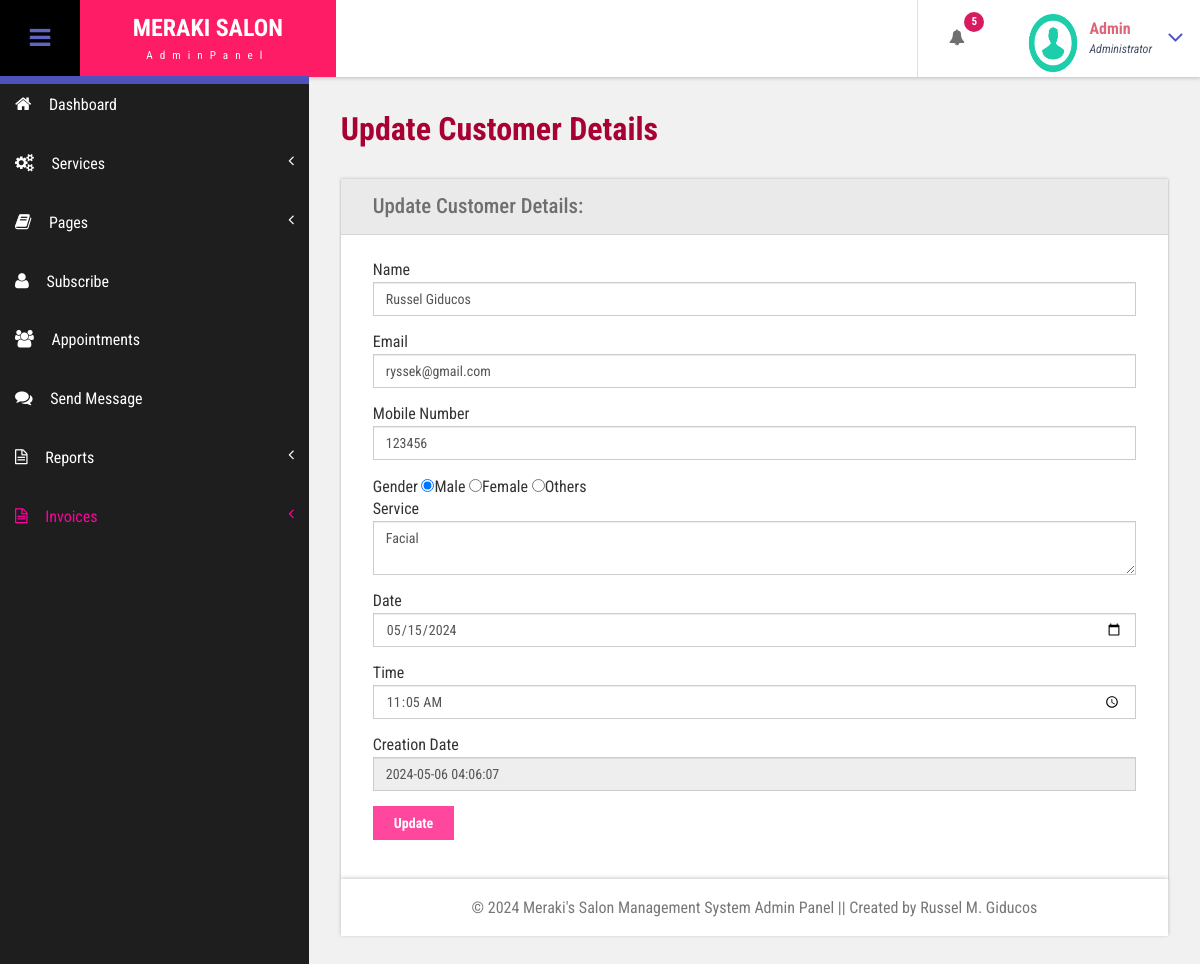
/admin/edit-customer-detailed.php?editid=49 (signed in), run on the app's committed database.
### tables this page shows
CREATE TABLE `tblcustomers` (
  `ID` int(10) NOT NULL,
  `Name` varchar(120) DEFAULT NULL,
  `Email` varchar(200) DEFAULT NULL,
  `MobileNumber` bigint(11) DEFAULT NULL,
  `AptNumber` varchar(120) DEFAULT NULL,
  `Gender` enum('Female','Male','Others') DEFAULT NULL,
  `app_date` varchar(120) DEFAULT NULL,
  `app_time` varchar(120) DEFAULT NULL,
  `Details` mediumtext DEFAULT NULL,
  `CreationDate` timestamp NULL DEFAULT current_timestamp()
);

### admin/edit-customer-detailed.php (the view, shortened to what this page needs)
<?php
include ('includes/dbconnection.php');
if (strlen($_SESSION['bpmsaid'] == 0)) {
	header('location:logout.php');
} else {
	?>
	<!DOCTYPE HTML>
	<html>
	<head>
		<link href="css/bootstrap.css" rel='stylesheet' type='text/css' />
		<link href="css/style.css" rel='stylesheet' type='text/css' />
		<link href="css/font-awesome.css" rel="stylesheet">
		<link href="css/animate.css" rel="stylesheet" type="text/css" media="all">
		<link href="css/custom.css" rel="stylesheet">
	</head>
	<body class="cbp-spmenu-push">
		<div class="main-content">
			<?php include_once ('includes/sidebar.php'); ?>
			<?php include_once ('includes/header.php'); ?>
			<div id="page-wrapper">
				<div class="main-page">
					<div class="forms">
						<h3 class="title1">Update Customer Details</h3>
						<div class="form-grids row widget-shadow" data-example-id="basic-forms">
							<div class="form-title">
								<h4>Update Customer Details:</h4>
							</div>
							<div class="form-body">
								<form method="post">
									<?php
									$cid = $_GET['editid'];
									$ret = mysqli_query($con, "select * from  tblcustomers where ID='$cid'");
									while ($row = mysqli_fetch_array($ret)) {
										?>
										<div class="form-group"> <label for="exampleInputEmail1">Name</label> <input type="text"
												class="form-control" id="name" name="name" value="<?php echo $row['Name']; ?>" required="true">
										</div>
										<div class="form-group"> <label for="exampleInputPassword1">Email</label> <input type="text" id="email"
												name="email" class="form-control" value="<?php echo $row['Email']; ?>" required="true"> </div>
										<div class="form-group"> <label for="exampleInputPassword1">Mobile Number</label> <input type="text"
												id="mobilenum" name="mobilenum" class="form-control" value="<?php echo $row['MobileNumber']; ?>"
												required="true"> </div>
										<div class="form-group"> <label for="exampleInputPassword1">Gender</label>
											<?php if ($row['Gender'] == "Male") { ?><input type="radio" id="gender" name="gender" value="Male"
													checked="true">Male
												<input type="radio" name="gender" value="Female">Female
												<input type="radio" name="gender" value="Others">Others
											<?php } ?>
											<div class="form-group"> <label for="exampleInputEmail1">Service</label> <textarea type="text"
													class="form-control" id="details" name="details" placeholder="Details" required="true" rows="2"
													cols="4"><?php echo $row['Details']; ?></textarea> </div>
											<div class="form-group service-input">
												<label for="details">Date</label>
												<input type="date" class="form-control" name="date" value="<?php echo $row['app_date']; ?>">
											</div>
											<div class="form-group service-input">
												<label for="details">Time</label>
												<input type="time" class="form-control" name="time" value="<?php echo $row['app_time']; ?>">
											</div>
											<div class="form-group"> <label for="exampleInputPassword1">Creation Date</label>
												<input type="text" id="" name="" class="form-control" value="<?php echo $row['CreationDate']; ?>"
													readonly='true'>
											</div>
										<?php } ?>
										<button type="submit" name="submit" class="btn btn-default">Update</button>
								</form>
							</div>
						</div>
					</div>
				</div>
				<?php include_once ('includes/footer.php'); ?>
			</div>
	</body>
	</html>
<?php } ?>

### admin/includes/header.php (shortened to what this page needs)
<div class="sticky-header header-section ">
  <div class="header-left">
    <button id="showLeftPush"><i class="fa fa-bars"></i></button>
    <div class="logo">
      <a href="dashboard.php">
        <h1>MERAKI SALON</h1>
        <span>AdminPanel</span>
      </a>
    </div>
  </div>
  <div class="header-right">
    <div class="profile_details_left">
      <ul class="nofitications-dropdown">
        <?php
        $ret1 = mysqli_query($con, "select ID,Name from tblcustomers ORDER BY ID DESC");
        $num = mysqli_num_rows($ret1);
        ?>
        <li class="dropdown head-dpdn">
          <a href="#" class="dropdown-toggle" data-toggle="dropdown" aria-expanded="false"><i
              class="fa fa-bell"></i><span class="badge blue"><?php echo $num; ?></span></a>
        </li>
      </ul>
      <div class="clearfix"> </div>
    </div>
    <div class="profile_details">
      <?php
      $adid = $_SESSION['bpmsaid'];
      $ret = mysqli_query($con, "select AdminName from tbladmin where ID='$adid'");
      $row = mysqli_fetch_array($ret);
      $name = $row['AdminName'];
      ?>
      <ul>
        <li class="dropdown profile_details_drop">
          <a href="#" class="dropdown-toggle" data-toggle="dropdown" aria-expanded="false">
            <div class="profile_img">
              <span class="prfil-img"><img src="images/download (1).png" alt="" width="50" height="60"> </span>
              <div class="user-name">
                <p><?php echo $name; ?></p>
                <span>Administrator</span>
              </div>
              <i class="fa fa-angle-down lnr"></i>
              <div class="clearfix"></div>
            </div>
          </a>
        </li>
      </ul>
    </div>
  </div>
  <div class="clearfix"> </div>
</div>

### admin/css/style.css (style rules this page uses)
h4, h5, h6, h1, h2, h3 { margin: 0; }
ul, ol { margin: 0; }
p { margin: 0; }
html, body { font-family: "Roboto Condensed", sans-serif; font-size: 100%; overflow-x: hidden; background: #fff; }
body a { transition: 0.5s all ease; -webkit-transition: 0.5s all ease; -moz-transition: 0.5s all ease; -o-transition: 0.5s all ease; -ms-transition: 0.5s all ease; text-decoration: none; }
h1, h2, h3, h4, h5, h6 { margin: 0; }
ul, label { margin: 0; padding: 0; }
.main-content { position: relative; }
.sticky-header { position: fixed; top: 0; left: 0px; width: 100%; z-index: 100; }
.header-section { background: #fff; box-shadow: 1px 1px 4px rgba(0, 0, 0, 0.21); -webkit-box-shadow: 1px 1px 4px rgba(0, 0, 0, 0.21); -moz-box-shadow: 1px 1px 4px rgba(0, 0, 0, 0.21); -o-box-shadow: 1px 1px 4px rgba(0, 0, 0, 0.21); }
.header-section::after { clear: both; display: block; content: ""; }
.header-left { float: left; width: 45%; }
.header-right { float: right; }
button#showLeftPush { font-size: 1.5em; width: 80px; padding: 0.87em 0; text-align: center; cursor: pointer; float: left; color: #ffffff; -moz-transition: all 0.2s ease-out 0s; -webkit-transition: all 0.2s ease-out 0s; transition: all 0.2s ease-out 0s; border: none; background-color: #000000; outline: none; }
.cbp-spmenu-push { overflow-x: hidden; position: relative; }
.cbp-spmenu, .cbp-spmenu-push { -webkit-transition: all 0.3s ease; -moz-transition: all 0.3s ease; transition: all 0.3s ease; }
.cbp-spmenu-push div#page-wrapper { margin: 0 0 0 19.3em; transition: 0.5s all; -webkit-transition: 0.5s all; -moz-transition: 0.5s all; }
.fa { display: inline-block; font-family: FontAwesome; font-style: normal; font-weight: normal; line-height: 1; -webkit-font-smoothing: antialiased; -moz-osx-font-smoothing: grayscale; }
.logo { background: #ff1c66; text-align: center; float: left; }
.logo a { padding: 0.9em 3.3em 0.7em; display: block; text-decoration: none; }
.logo a h1 { color: #fff; font-size: 1.5em; line-height: 1.2em; font-weight: 700; }
.logo a span { color: #f8f8f8; font-size: 0.7em; text-align: center; letter-spacing: 7px; }
.profile_details_left { float: left; }
li.dropdown.head-dpdn { display: inline-block; padding: 1.7em 0; border-left: 1px solid #e0e0e0; float: left; }
li.dropdown.head-dpdn a.dropdown-toggle { padding: 1.7em 2em; }
i.fa.fa-bell { color: #6f6f6f; }
.header-right span.badge { font-size: 11px; font-weight: bold; color: #fff; background: #8bc34a; line-height: 15px; width: 20px; height: 20px; border-radius: 2em; -webkit-border-radius: 2em; -moz-border-radius: 2em; -o-border-radius: 2em; text-align: center; display: inline-block; position: absolute; top: 16%; padding: 2px 0 0; }
.header-right span.blue { background-color: #d81b60; }
.profile_details { float: right; }
.profile_details_drop a.dropdown-toggle { display: block; padding: 0.8em 3em 0 2em; }
.profile_img span.prfil-img { float: left; }
.user-name { float: left; margin-top: 8px; margin-left: 11px; height: 35px; }
.profile_details ul li { list-style-type: none; position: relative; }
.profile_details li a i.fa.lnr { position: absolute; top: 34%; right: 8%; color: #4f52ba; font-size: 1.6em; }
.user-name p { font-size: 1em; color: #dd6777; line-height: 1em; font-weight: 700; }
.user-name span { font-size: 0.75em; font-style: italic; color: #424f63; font-weight: normal; margin-top: 0.3em; }
.charts, .row { margin: 2em 0 0; }
.widget-shadow { background-color: #fff; box-shadow: 0 -1px 3px rgba(0, 0, 0, 0.12), 0 1px 2px rgba(0, 0, 0, 0.24); -webkit-box-shadow: 0 -1px 3px rgba(0, 0, 0, 0.12), 0 1px 2px rgba(0, 0, 0, 0.24); -moz-box-shadow: 0 -1px 3px rgba(0, 0, 0, 0.12), 0 1px 2px rgba(0, 0, 0, 0.24); }
h3.title1 { font-size: 2em; color: #a80032; margin-bottom: 0.8em; font-weight: bold; }
.forms h3.title1 { margin-bottom: 0; }
.forms h4 { font-size: 1.3em; color: #6f6f6f; }
.form-title { padding: 1em 2em; background-color: #eaeaea; border-bottom: 1px solid #d6d5d5; }
.form-body { padding: 1.5em 2em; }
.forms label { font-weight: 400; }
.form-control { border-radius: inherit; }
.forms button.btn.btn-default { background-color: #ff489d; color: #fff; padding: 0.5em 1.5em; border: none; outline: none; border-radius: inherit; font-weight: bold; }

### admin/css/custom.css (style rules this page uses)
#page-wrapper { padding:7em 2em 2.5em; background-color: #F1F1F1; }

### data on the page
tblcustomers: name "Russel Giducos", email "ryssek@gmail.com", mobilenum "123456", details "Facial", date "05/15/2024", time "11:05", CreationDate "2024-05-06 04:06:07"

### other printed values
$num "5"
$name "Admin"
